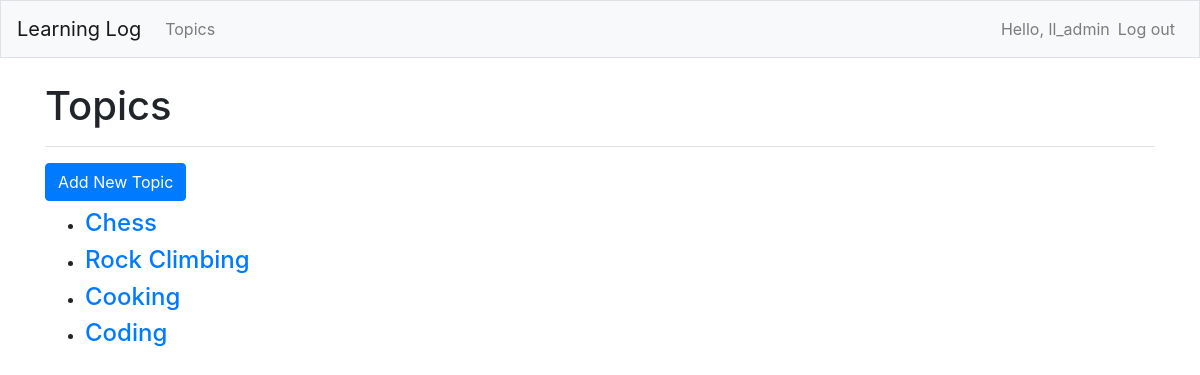
The app's page /topics/ (signed in) with its own data.
### learning_logs/models.py (models this page shows)
class Topic(models.Model):
    text = models.CharField(max_length=200)
    date_added = models.DateTimeField(auto_now_add=True)
    owner = models.ForeignKey(User, on_delete=models.CASCADE)
    def __str__(self):
        return self.text

### learning_logs/views.py (the view)
# urls.py: path('topics/', views.topics, name='topics'),
@login_required
def topics(request):
    topics = Topic.objects.filter(owner=request.user).order_by('date_added')
    context = {'topics': topics}
    return render(request, 'learning_logs/topics.html', context)

### learning_logs/templates/learning_logs/topics.html
{% extends "learning_logs/base.html" %}
{% load bootstrap4 %}
{% block page_header %}
    <h1>Topics</h1>
{% endblock page_header %}
{% block content %}
    {% buttons %}
    <a href="{% url 'learning_logs:new_topic' %}">
        <button name="add-topic" class="my-2 btn btn-primary">Add New Topic</button>
    </a>
    {% endbuttons %}
    <ul>
        {% for topic in topics %}
            <li><h4>
                <a href="{% url 'learning_logs:topic' topic.id %}">{{ topic }}</a>
            </h4></li>
        {% empty %}
            <h4>No topics have been added yet</h4>
        {% endfor %}
    </ul>
{% endblock content %}

### learning_logs/templates/learning_logs/base.html (shortened to what this page needs)
{% load bootstrap4 %}
<!doctype html>
<html lang="en">
<head>
    {% bootstrap_css %}
</head>
<body>
    <nav class="navbar navbar-expand-md navbar-light bg-light mb-4 border">
        <a class="navbar-brand" href="{% url 'learning_logs:index' %}">Learning Log</a>
        <div class="collapse navbar-collapse" id="navbarCollapse">
            <ul class="navbar-nav mr-auto">
                <li class="nav-item">
                    <a class="nav-link" href="{% url 'learning_logs:topics' %}">Topics</a>
                </li>
            </ul>
            <ul class="navbar-nav ml-auto">
                {% if user.is_authenticated %}
                    <li class="nav-item">
                        <span class="navbar-text">Hello, {{ user.username }}</span>
                    </li>
                    <li class="nav-item">
                        <a class="nav-link" href="{% url 'users:logout' %}">Log out</a>
                    </li>
                {% endif%}
            </ul>
        </div>
    </nav>
    <main role="main" class="container">
        <div class="pb-2 mb-2 border-bottom">
            {% block page_header %}{% endblock page_header %}
        </div>
        <div>
            {% block content %}{% endblock content %}
        </div>
    </main>
</body>
</html>

### records on screen
Topic: text "Chess"
Topic: text "Rock Climbing"
Topic: text "Cooking"
Topic: text "Coding"

### other values on screen
{{ user.username }} "ll_admin"
